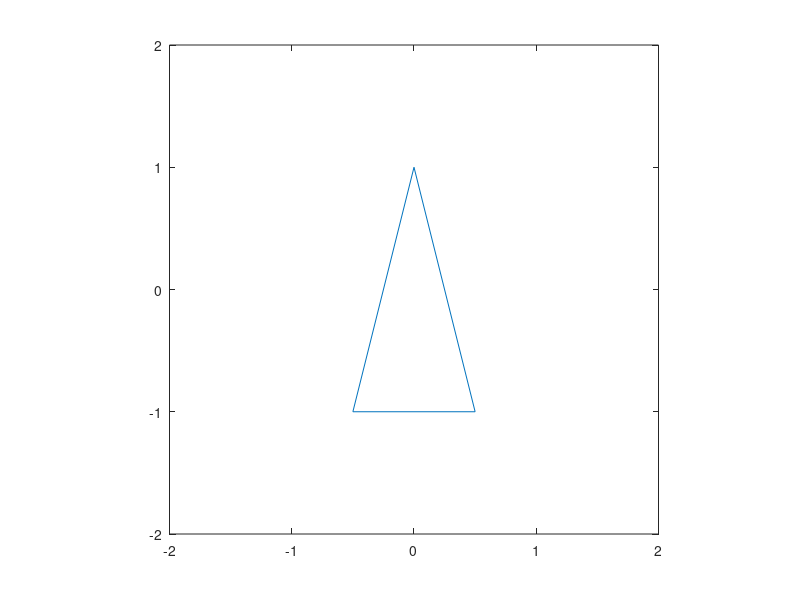

Recreate this plot in MATLAB.
clf                                     %clear all settings for the plot
T = [-0.5,0,0.5,-0.5;-1,1,-1,-1];
D = [cos(pi/20), -sin(pi/20); sin(pi/20), cos(pi/20)];
Q = [cos(-pi/20), -sin(-pi/20); sin(-pi/20), cos(-pi/20)];
p = plot(T(1,:),T(2,:));                % plot the triangle
axis([-2,2,-2,2])                   % set size of the graph
axis square                             % make the display square
figure(gcf)                             % display graphic window
% Adjust the windows on your screen so that both the command window 
% and the graphics window show
hold on                                   % hold the current graph
for i = 1:40
   T = D*T;                               % transform the figure
   set(p,'xdata',T(1,:),'ydata',T(2,:));  % erase original figure and plot
                                          % the transformed figure
   pause(0.1)               % adjust this pause to suit your computer
end
pause(0.3)
for i = 1:40
   T = Q*T;                               % transform the figure
   set(p,'xdata',T(1,:),'ydata',T(2,:));  % erase original figure and plot
                                          % the transformed figure
   pause(0.1)               % adjust this pause to suit your computer
end
hold off

